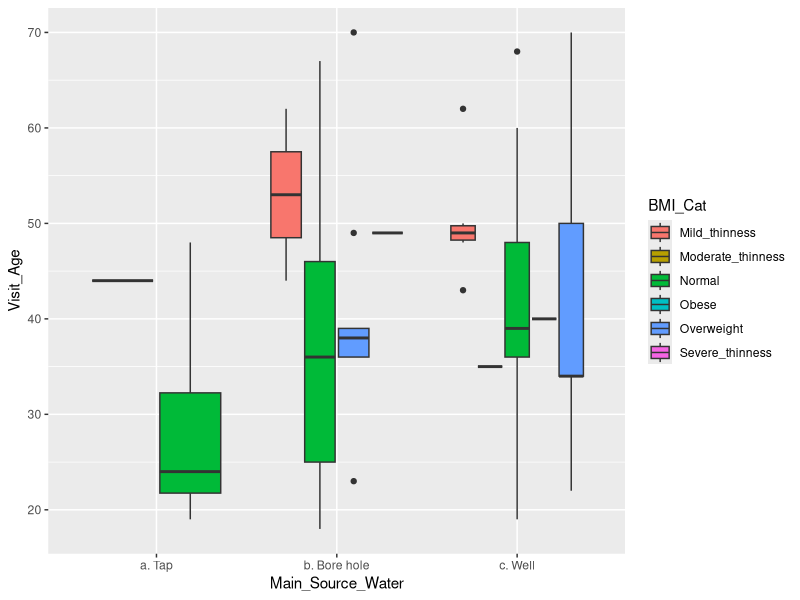
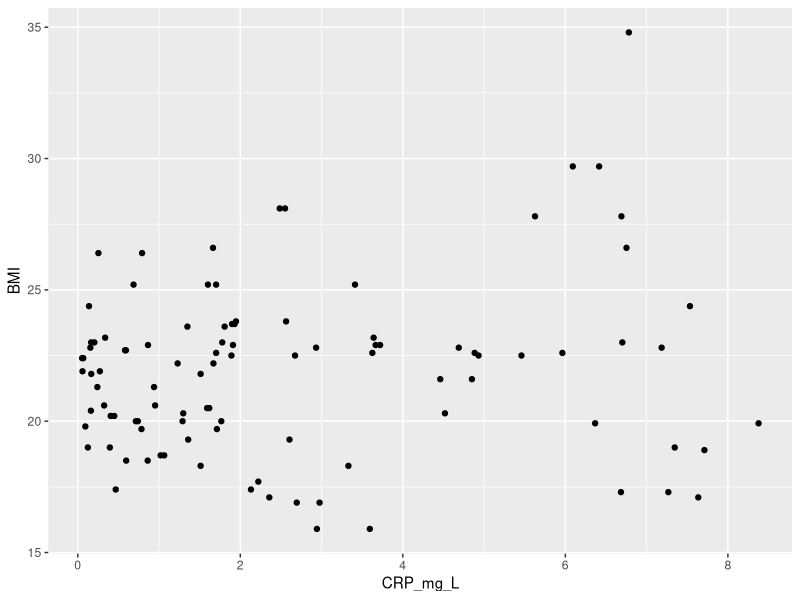

These figures' R source, in order:
## ---- chunk 1
library(readr)
library(dplyr)
library(tidyverse)
library(rstatix) 
library(ggplot2)
library(ggpubr)
library(cowplot)

PracticeData <- read_csv("Data/PracticeData.csv")
## ---- chunk 2
ggplot(PracticeData, aes(x = Main_Source_Water, y = Visit_Age)) + 
  geom_boxplot(aes(fill = BMI_Cat))
## ---- chunk 3
ggplot(PracticeData, aes(x=CRP_mg_L, y = BMI)) + 
  geom_point()
## ---- chunk 4

## ---- chunk 5

## ---- chunk 6

## ---- chunk 7

